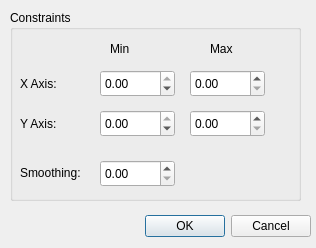
<?xml version="1.0" encoding="UTF-8"?>
<ui version="4.0">
 <class>ConstraintsDialog</class>
 <widget class="QDialog" name="ConstraintsDialog">
  <property name="geometry">
   <rect>
    <x>0</x>
    <y>0</y>
    <width>316</width>
    <height>248</height>
   </rect>
  </property>
  <property name="sizePolicy">
   <sizepolicy hsizetype="Fixed" vsizetype="Fixed">
    <horstretch>0</horstretch>
    <verstretch>0</verstretch>
   </sizepolicy>
  </property>
  <property name="windowTitle">
   <string>Dialog</string>
  </property>
  <widget class="QDialogButtonBox" name="buttonBox">
   <property name="geometry">
    <rect>
     <x>130</x>
     <y>210</y>
     <width>181</width>
     <height>32</height>
    </rect>
   </property>
   <property name="orientation">
    <enum>Qt::Horizontal</enum>
   </property>
   <property name="standardButtons">
    <set>QDialogButtonBox::Cancel|QDialogButtonBox::Ok</set>
   </property>
  </widget>
  <widget class="QGroupBox" name="contraints">
   <property name="geometry">
    <rect>
     <x>10</x>
     <y>10</y>
     <width>291</width>
     <height>191</height>
    </rect>
   </property>
   <property name="title">
    <string>Constraints</string>
   </property>
   <widget class="QDoubleSpinBox" name="xMin">
    <property name="geometry">
     <rect>
      <x>90</x>
      <y>60</y>
      <width>75</width>
      <height>27</height>
     </rect>
    </property>
    <property name="minimum">
     <double>-0.500000000000000</double>
    </property>
    <property name="maximum">
     <double>0.000000000000000</double>
    </property>
    <property name="singleStep">
     <double>0.010000000000000</double>
    </property>
   </widget>
   <widget class="QLabel" name="label">
    <property name="geometry">
     <rect>
      <x>10</x>
      <y>60</y>
      <width>67</width>
      <height>27</height>
     </rect>
    </property>
    <property name="text">
     <string>X Axis: </string>
    </property>
   </widget>
   <widget class="QLabel" name="label_4">
    <property name="geometry">
     <rect>
      <x>100</x>
      <y>30</y>
      <width>41</width>
      <height>17</height>
     </rect>
    </property>
    <property name="text">
     <string>Min</string>
    </property>
   </widget>
   <widget class="QLabel" name="label_5">
    <property name="geometry">
     <rect>
      <x>200</x>
      <y>30</y>
      <width>41</width>
      <height>17</height>
     </rect>
    </property>
    <property name="text">
     <string>Max</string>
    </property>
   </widget>
   <widget class="QDoubleSpinBox" name="xMax">
    <property name="geometry">
     <rect>
      <x>180</x>
      <y>60</y>
      <width>75</width>
      <height>27</height>
     </rect>
    </property>
    <property name="minimum">
     <double>0.000000000000000</double>
    </property>
    <property name="maximum">
     <double>0.500000000000000</double>
    </property>
    <property name="singleStep">
     <double>0.010000000000000</double>
    </property>
   </widget>
   <widget class="QDoubleSpinBox" name="yMin">
    <property name="geometry">
     <rect>
      <x>90</x>
      <y>100</y>
      <width>75</width>
      <height>27</height>
     </rect>
    </property>
    <property name="minimum">
     <double>-0.500000000000000</double>
    </property>
    <property name="maximum">
     <double>0.000000000000000</double>
    </property>
    <property name="singleStep">
     <double>0.010000000000000</double>
    </property>
   </widget>
   <widget class="QDoubleSpinBox" name="yMax">
    <property name="geometry">
     <rect>
      <x>180</x>
      <y>100</y>
      <width>75</width>
      <height>27</height>
     </rect>
    </property>
    <property name="minimum">
     <double>0.000000000000000</double>
    </property>
    <property name="maximum">
     <double>0.500000000000000</double>
    </property>
    <property name="singleStep">
     <double>0.010000000000000</double>
    </property>
   </widget>
   <widget class="QLabel" name="label_2">
    <property name="geometry">
     <rect>
      <x>10</x>
      <y>100</y>
      <width>67</width>
      <height>27</height>
     </rect>
    </property>
    <property name="text">
     <string>Y Axis: </string>
    </property>
   </widget>
   <widget class="QLabel" name="label_6">
    <property name="geometry">
     <rect>
      <x>10</x>
      <y>155</y>
      <width>71</width>
      <height>16</height>
     </rect>
    </property>
    <property name="text">
     <string>Smoothing:</string>
    </property>
   </widget>
   <widget class="QDoubleSpinBox" name="smoothing">
    <property name="geometry">
     <rect>
      <x>90</x>
      <y>150</y>
      <width>75</width>
      <height>27</height>
     </rect>
    </property>
   </widget>
  </widget>
 </widget>
 <resources/>
 <connections>
  <connection>
   <sender>buttonBox</sender>
   <signal>accepted()</signal>
   <receiver>ConstraintsDialog</receiver>
   <slot>accept()</slot>
   <hints>
    <hint type="sourcelabel">
     <x>258</x>
     <y>241</y>
    </hint>
    <hint type="destinationlabel">
     <x>157</x>
     <y>246</y>
    </hint>
   </hints>
  </connection>
  <connection>
   <sender>buttonBox</sender>
   <signal>rejected()</signal>
   <receiver>ConstraintsDialog</receiver>
   <slot>reject()</slot>
   <hints>
    <hint type="sourcelabel">
     <x>280</x>
     <y>241</y>
    </hint>
    <hint type="destinationlabel">
     <x>286</x>
     <y>246</y>
    </hint>
   </hints>
  </connection>
 </connections>
</ui>
